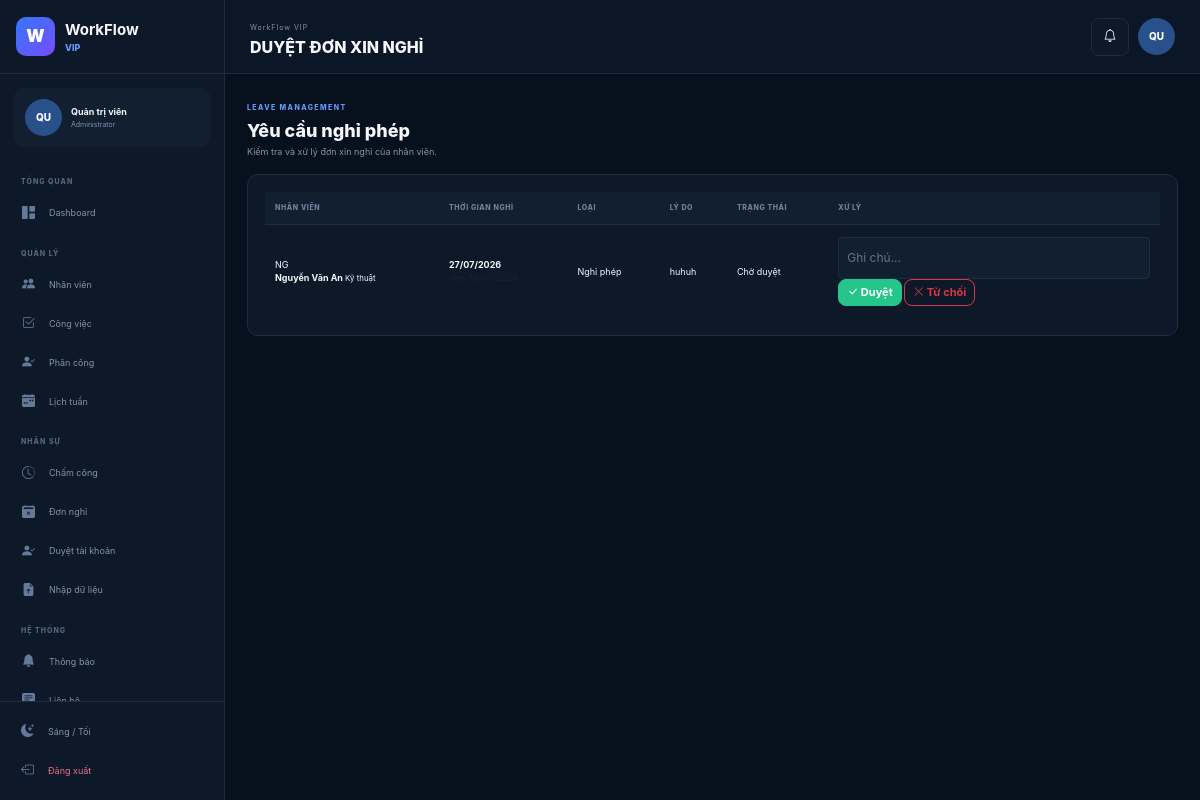
The page /schedule/leave/admin (signed in) on the database its author committed.
### app/models/user.py (models this page shows, shortened)
class User(UserMixin, db.Model):
    __tablename__ = "users"
    id = db.Column(
        db.Integer,
        primary_key=True
    )
    username = db.Column(
        db.String(80),
        unique=True,
        nullable=False
    )
    password_hash = db.Column(
        db.String(255),
        nullable=False
    )
    full_name = db.Column(
        db.String(120),
        nullable=False
    )
    role = db.Column(
        db.String(30),
        nullable=False,
        default="employee"
    )
    employee_id = db.Column(
        db.Integer,
        db.ForeignKey("employees.id"),
        unique=True,
        nullable=True
    )
    admin_code = db.Column(
        db.String(50),
        nullable=True
    )
    created_at = db.Column(
        db.DateTime,
        nullable=False,
        default=datetime.utcnow
    )
    employee = db.relationship(
        "Employee",
        back_populates="user"
    )

### app/models/schedule.py (models this page shows, shortened)
class LeaveRequest(db.Model):
    __tablename__ = "leave_requests"
    id = db.Column(
        db.Integer,
        primary_key=True
    )
    employee_id = db.Column(
        db.Integer,
        db.ForeignKey("employees.id"),
        nullable=False
    )
    start_date = db.Column(
        db.Date,
        nullable=False
    )
    end_date = db.Column(
        db.Date,
        nullable=False
    )
    leave_type = db.Column(
        db.String(100),
        nullable=False,
        default="Nghỉ phép"
    )
    reason = db.Column(
        db.Text,
        nullable=False
    )
    status = db.Column(
        db.String(50),
        nullable=False,
        default="Chờ duyệt"
    )
    admin_note = db.Column(
        db.Text,
        nullable=True
    )
    created_at = db.Column(
        db.DateTime,
        nullable=False,
        default=datetime.utcnow
    )
    employee = db.relationship(
        "Employee",
        back_populates="leave_requests"
    )

### app/models/employee.py (models this page shows, shortened)
class Employee(db.Model):
    __tablename__ = "employees"
    id = db.Column(
        db.Integer,
        primary_key=True
    )
    full_name = db.Column(
        db.String(120),
        nullable=False
    )
    email = db.Column(
        db.String(150),
        unique=True,
        nullable=False
    )
    phone = db.Column(
        db.String(30),
        nullable=True
    )
    address = db.Column(
        db.String(255),
        nullable=True
    )
    photo_path = db.Column(
        db.String(255),
        nullable=True
    )
    department = db.Column(
        db.String(100),
        nullable=False,
        default="Chưa cập nhật"
    )
    position = db.Column(
        db.String(100),
        nullable=True
    )
    hire_date = db.Column(
        db.Date,
        nullable=True,
        default=date.today
    )
    skills = db.Column(
        db.Text,
        nullable=True
    )
    active = db.Column(
        db.Boolean,
        nullable=False,
        default=True
    )
    user = db.relationship(
        "User",
        back_populates="employee",
        uselist=False
    )
    schedules = db.relationship(
        "Schedule",
        back_populates="employee",
        cascade="all, delete-orphan"
    )
    attendances = db.relationship(
        "Attendance",
        back_populates="employee",
        cascade="all, delete-orphan"
    )
    leave_requests = db.relationship(
        "LeaveRequest",
        back_populates="employee",
        cascade="all, delete-orphan"
    )

### app/routes/schedule.py (the view)
@schedule_bp.route(
    "/leave/admin"
)
@login_required
@admin_required
def leave_admin():
    items = (
        LeaveRequest.query
        .order_by(
            LeaveRequest.created_at.desc()
        )
        .all()
    )
    return render_template(
        "schedule/leave_admin.html",
        items=items,
    )

### app/__init__.py (called while the page is built)
@login_manager.user_loader
def load_user(user_id):
    from app.models import User
    return db.session.get(
        User,
        int(user_id)
    )

### app/routes/__init__.py (called while the page is built)
def admin_required(function):
    @wraps(function)
    def decorated_function(*args, **kwargs):
        if (
            not current_user.is_authenticated
            or current_user.role != "admin"
        ):
            abort(403)
        return function(*args, **kwargs)
    return decorated_function

### app/templates/schedule/leave_admin.html (shortened to what this page needs)
{% extends "base.html" %}
{% block page_title %}
DUYỆT ĐƠN XIN NGHỈ
{% endblock %}
{% block content %}
<div class="module-header">
    <div>
        <span class="dashboard-eyebrow">
            LEAVE MANAGEMENT
        </span>
        <h3>
            Yêu cầu nghỉ phép
        </h3>
        <p>
            Kiểm tra và xử lý
            đơn xin nghỉ của nhân viên.
        </p>
    </div>
</div>
<div class="content-card">
    <div class="table-responsive">
        <table class="table workflow-table">
            <thead>
                <tr>
                    <th>
                        Nhân viên
                    </th>
                    <th>
                        Thời gian nghỉ
                    </th>
                    <th>
                        Loại
                    </th>
                    <th>
                        Lý do
                    </th>
                    <th>
                        Trạng thái
                    </th>
                    <th>
                        Xử lý
                    </th>
                </tr>
            </thead>
            <tbody>
                {% for item in items %}
                <tr>
                    <td>
                        <div class="employee-cell">
                            <div class="employee-list-avatar">
                                {{
                                    item.employee.full_name[:2]
                                    | upper
                                }}
                            </div>
                            <div>
                                <strong>
                                    {{ item.employee.full_name }}
                                </strong>
                                <small>
                                    {{ item.employee.department }}
                                </small>
                            </div>
                        </div>
                    </td>
                    <td>
                        <strong>
                            {{
                                item.start_date.strftime(
                                    "%d/%m/%Y"
                                )
                            }}
                        </strong>
                        <span class="d-block text-body-secondary">
                        </span>
                    </td>
                    <td>
                        <span class="leave-type-badge">
                            {{ item.leave_type }}
                        </span>
                    </td>
                    <td class="leave-reason-cell">
                        {{ item.reason }}
                    </td>
                    <td>
                        {% if item.status == "Đã duyệt" %}
                        <span class="status-badge status-success">
                            Đã duyệt
                        </span>
                        {% elif item.status == "Từ chối" %}
                        <span class="status-badge status-danger">
                            Từ chối
                        </span>
                        {% else %}
                        <span class="status-badge status-wait">
                            Chờ duyệt
                        </span>
                        {% endif %}
                    </td>
                    <td>
                        {% if item.status == "Chờ duyệt" %}
                        <form
                            method="post"
                            action="{{ url_for('schedule.review_leave', request_id=item.id) }}"
                            class="leave-review-form"
                        >
                            <input
                                type="text"
                                class="form-control form-control-sm"
                                name="admin_note"
                                placeholder="Ghi chú..."
                            >
                            <div class="leave-review-buttons">
                                <button
                                    type="submit"
                                    class="btn btn-success btn-sm"
                                    name="status"
                                    value="Đã duyệt"
                                >
                                    <i class="bi bi-check-lg"></i>
                                    Duyệt
                                </button>
                                <button
                                    type="submit"
                                    class="btn btn-outline-danger btn-sm"
                                    name="status"
                                    value="Từ chối"
                                >
                                    <i class="bi bi-x-lg"></i>
                                    Từ chối
                                </button>
                            </div>
                        </form>
                        {% endif %}
                    </td>
                </tr>
                {% endfor %}
            </tbody>
        </table>
    </div>
</div>
{% endblock %}

### app/templates/base.html (shortened to what this page needs)
<!DOCTYPE html>
<html lang="vi" data-theme="dark">
<head>
    <link
        href="https://cdn.jsdelivr.net/npm/bootstrap@5.3.3/dist/css/bootstrap.min.css"
        rel="stylesheet"
    >
    <link
        href="https://cdn.jsdelivr.net/npm/bootstrap-icons@1.11.3/font/bootstrap-icons.min.css"
        rel="stylesheet"
    >
    <link
        rel="stylesheet"
        href="{{ url_for('static', filename='css/app.css') }}"
    >
</head>
<body>
{% if current_user.is_authenticated %}
<div class="app-layout">
    <aside class="sidebar">
        <div class="sidebar-brand">
            <div class="brand-logo">
                W
            </div>
            <div>
                <strong>
                    WorkFlow
                </strong>
                <span>
                    VIP
                </span>
            </div>
        </div>
        <div class="sidebar-user">
            <div class="sidebar-avatar">
                {{
                    current_user.full_name[:2]
                    | upper
                }}
            </div>
            <div>
                <strong>
                    {{ current_user.full_name }}
                </strong>
                <span>
                    {% if current_user.role == "admin" %}
                    Administrator
                    {% else %}
                    Employee
                    {% endif %}
                </span>
            </div>
        </div>
        <nav class="sidebar-nav">
            {% if current_user.role == "admin" %}
            <span class="sidebar-section-title">
                TỔNG QUAN
            </span>
            <a
                href="{{ url_for('dashboard.admin') }}"
                class="sidebar-link"
            >
                <i class="bi bi-grid-1x2-fill"></i>
                Dashboard
            </a>
            <span class="sidebar-section-title">
                QUẢN LÝ
            </span>
            <a
                href="{{ url_for('employee.index') }}"
                class="sidebar-link"
            >
                <i class="bi bi-people-fill"></i>
                Nhân viên
            </a>
            <a
                href="{{ url_for('task.index') }}"
                class="sidebar-link"
            >
                <i class="bi bi-check2-square"></i>
                Công việc
            </a>
            <a
                href="{{ url_for('schedule.index') }}"
                class="sidebar-link"
            >
                <i class="bi bi-person-check-fill"></i>
                Phân công
            </a>
            <a
                href="{{ url_for('schedule.week') }}"
                class="sidebar-link"
            >
                <i class="bi bi-calendar-week-fill"></i>
                Lịch tuần
            </a>
            <span class="sidebar-section-title">
                NHÂN SỰ
            </span>
            <a
                href="{{ url_for('schedule.attendance_admin') }}"
                class="sidebar-link"
            >
                <i class="bi bi-clock-history"></i>
                Chấm công
            </a>
            <a
                href="{{ url_for('schedule.leave_admin') }}"
                class="sidebar-link"
            >
                <i class="bi bi-calendar2-x-fill"></i>
                Đơn nghỉ
            </a>
            <a
                href="{{ url_for('employee.approvals') }}"
                class="sidebar-link"
            >
                <i class="bi bi-person-check-fill"></i>
                Duyệt tài khoản
            </a>
            <a
                href="{{ url_for('employee.import_data') }}"
                class="sidebar-link"
            >
                <i class="bi bi-file-earmark-arrow-up-fill"></i>
                Nhập dữ liệu
            </a>
            <span class="sidebar-section-title">
                HỆ THỐNG
            </span>
            <a
                href="{{ url_for('dashboard.notifications') }}"
                class="sidebar-link"
            >
                <i class="bi bi-bell-fill"></i>
                Thông báo
            </a>
            <a
                href="{{ url_for('dashboard.contact') }}"
                class="sidebar-link"
            >
                <i class="bi bi-chat-left-text-fill"></i>
                Liên hệ
            </a>
            {% endif %}
        </nav>
        <div class="sidebar-bottom">
            <button
                type="button"
                class="sidebar-link theme-toggle"
            >
                <i class="bi bi-moon-stars-fill theme-icon"></i>
                Sáng / Tối
            </button>
            <a
                href="{{ url_for('auth.logout') }}"
                class="sidebar-link sidebar-logout"
            >
                <i class="bi bi-box-arrow-left"></i>
                Đăng xuất
            </a>
        </div>
    </aside>
    <main class="main-area">
        <header class="topbar">
            <div>
                <span class="topbar-small">
                    WorkFlow VIP
                </span>
                <h1>
                    {% block page_title %}{% endblock %}
                </h1>
            </div>
            <div class="topbar-right">
                <a
                    href="{{ url_for('dashboard.notifications') }}"
                    class="topbar-button"
                >
                    <i class="bi bi-bell"></i>
                </a>
                <div class="topbar-avatar">
                    {{
                        current_user.full_name[:2]
                        | upper
                    }}
                </div>
            </div>
        </header>
        <section class="page-content">
            {% block content %}
            {% endblock %}
        </section>
    </main>
</div>
{% endif %}
</body>
</html>

### rows shown on the page
User: full_name "QU", full_name "Quản trị viên"
LeaveRequest: employee "NG", employee.full_name "Nguyễn Văn An", employee.department "Kỹ thuật", start_date "27/07/2026", leave_type "Nghỉ phép", reason "huhuh", status "Chờ duyệt"
